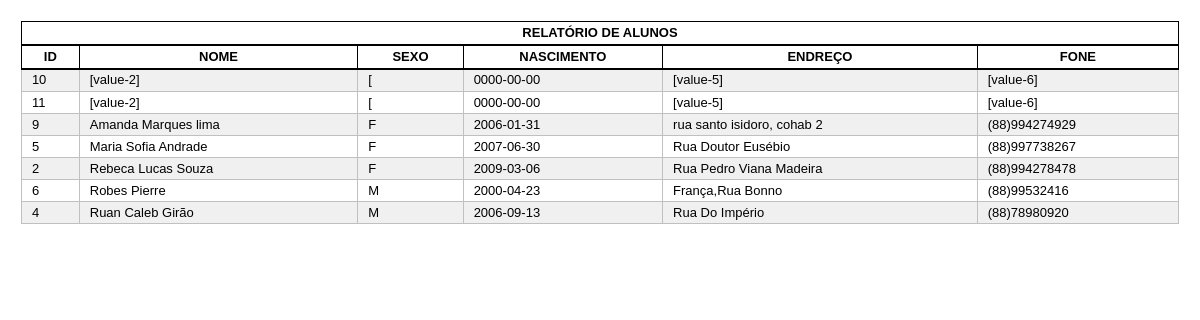
/projetomatricula22/relataluno.php, run on the app's committed database.
### tables this page shows
CREATE TABLE `tbaluno` (
  `codaluno` int(11) NOT NULL,
  `nome` varchar(60) NOT NULL,
  `sexo` char(1) NOT NULL,
  `nascimento` date NOT NULL,
  `endereco` varchar(60) NOT NULL,
  `fone` varchar(14) NOT NULL
);

### projetomatricula22/relataluno.php (the view, shortened to what this page needs)
<!DOCTYPE HTML PUBLIC "-//W3C//DTD HTML 4.01//EN" "http://www.w3.org/TR/html4/strict.dtd">
<html dir="ltr" lang="en">
<head>
<link rel="stylesheet" href="estilo.css" type="text/css">
</head>
<body>
                                    <table width="100%"><thead>
											<tr>
												<th colspan="100%">RELATÓRIO DE ALUNOS</th>
											</tr>
											<tr >
										<th width="5%" scope="col">ID</th>
										<th>NOME</th>
										<th>SEXO</th>
										<th>NASCIMENTO</th>
										<th>ENDREÇO</th>
										<th>FONE</th>
									 </tr>
									 </thead>
									 <tbody>
									 <?php
									           include 'banco.php';
											   $sql = "select * from tbaluno order by nome";
											   $consulta = $conexao->query($sql);
											   if($consulta){
												 if($consulta->num_rows > 0){
													while($linha=$consulta->fetch_array(MYSQLI_ASSOC)){
													    echo '<tr>
																<td>'.$linha['codaluno'].'</td>
																<td>'.$linha['nome'].'</td>
																<td>'.$linha['sexo'].'</td>
																<td>'.$linha['nascimento'].'</td>
																<td>'.$linha['endereco'].'</td>
																<td>'.$linha['fone'].'</td>
															  </tr>';
													}
												 }
											   }
									 ?>
							</table>
					  </body>
</html>

### projetomatricula22/estilo.css (style rules this page uses)
* { color:#000 !important; text-shadow:none !important; filter:none !important; -ms-filter:none !important; }
body { margin: 0.5cm; padding:2px; line-height: 1.4em; font: 12pt Georgia, "Verdana", Times, serif; color: #000; }
html { color:#000; background:#fff; }
table,td { border : 1px solid #000; border-collapse : collapse; font : small/1.5 "Tahoma", "Bitstream Vera Sans", Verdana, Helvetica, sans-serif; }
table { border :none; border :1px solid #000; }
thead th, tbody th { color : #666; padding : 1.2px 10px; border-bottom : 2px solid #000; border-left : 1px solid #000; border-right : 1px solid #000; }
tbody tr td { padding : 0.8px 10px; border-top : 1px solid #000; / color : #666; border: 1.2px solid #C0C0C0; }
table tbody tr:nth-child(2n+1) { background: #F0F0F0; }

### data on the page
tbaluno: codaluno "10", nome "[value-2]", sexo "[", nascimento "0000-00-00", endereco "[value-5]", fone "[value-6]"
tbaluno: codaluno "11", nome "[value-2]", sexo "[", nascimento "0000-00-00", endereco "[value-5]", fone "[value-6]"
tbaluno: codaluno "9", nome "Amanda Marques lima", sexo "F", nascimento "2006-01-31", endereco "rua santo isidoro, cohab 2", fone "(88)994274929"
tbaluno: codaluno "5", nome "Maria Sofia Andrade", sexo "F", nascimento "2007-06-30", endereco "Rua Doutor Eusébio", fone "(88)997738267"
tbaluno: codaluno "2", nome "Rebeca Lucas Souza", sexo "F", nascimento "2009-03-06", endereco "Rua Pedro Viana Madeira", fone "(88)994278478"
tbaluno: codaluno "6", nome "Robes Pierre", sexo "M", nascimento "2000-04-23", endereco "França,Rua Bonno", fone "(88)99532416"
tbaluno: codaluno "4", nome "Ruan Caleb Girão", sexo "M", nascimento "2006-09-13", endereco "Rua Do Império", fone "(88)78980920"
